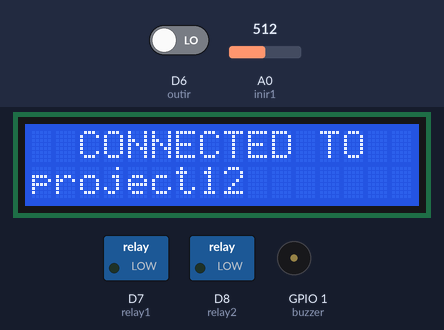
A sketch run on a simulated ESP8266 (NodeMCU). On the bench: 16×2 character LCD, switched loads named in the sketch (green lamp = pin HIGH), buzzer (waves = sounding, pin HIGH). The inputs (shaded band) are chosen by the test bench; at power-on: A0 (inir1) = 512, D6 (outir) LOW. WiFi joins after 1.5 s; servers stay silent unless stated; uploads are accepted with an empty reply; what the sketch prints to the serial monitor is not drawn.

Above: at 4.3 s.
At 12.3 s:
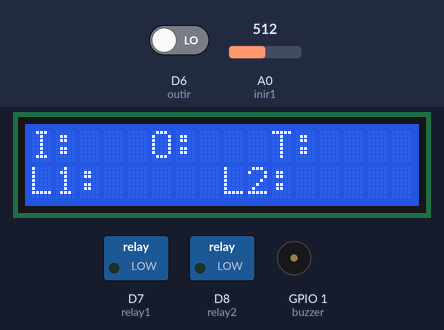
12.4 s: A0 (inir1) set to 541
14.8 s: A0 (inir1) set to 565
At 16.8 s:
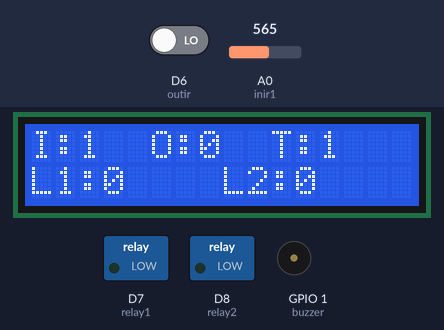
17.3 s: A0 (inir1) set to 540
At 19.1 s:
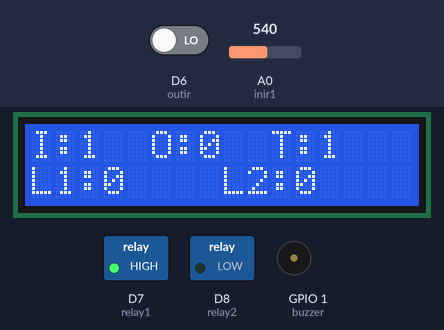
19.6 s: D6 (outir) driven HIGH
At 21.0 s:
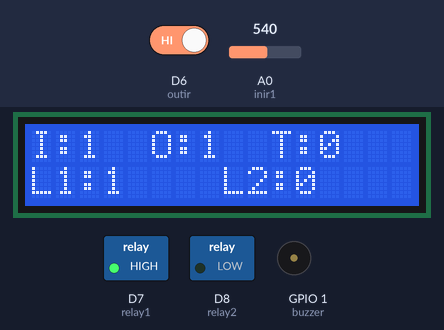
Timing chart, 0 to 22.6 s (numbered marks = the images above; inputs shaded):
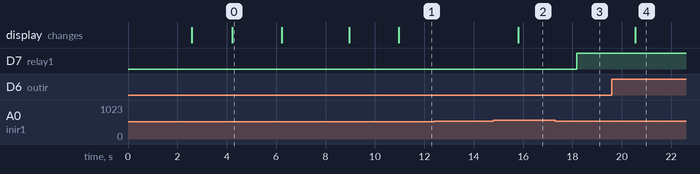

Measured:
- after the input at 12.4 s, every drawn part: stays the same
- after the input at 14.8 s, the display: changes after 1.0 s (image 2)
- after the input at 17.3 s, D7 (relay1): LOW → HIGH after 0.88 s
- after the input at 19.6 s, the display: changes after 0.95 s (image 4)
- what the display in image 0 shows lasts 2.0 s, from 4.2 s to 6.2 s

The sketch:

bi_directional_visitor_counter_bharath_iot.ino
```cpp
#include <ESP8266WiFi.h>
#include <ESP8266HTTPClient.h>
#include <String.h>
#include <LiquidCrystal.h>

// WiFi parameters to be configured
const char* ssid = "project12"; // Hoofdlettergevoelig
const char* password = "project123456"; // Hoofdlettergevoelig

String a = "http://sms.scubedigi.com/api.php?username=Mydreamacd&password=Mydre@m123&to=8897720828&from=MYDREM&message=";
String msg = "\0";
String r = "http://projectsiot.xyz/IoTProjects/Visitor/upload.php?a=";
String rs = "\0";

int inir = 0;
int L1 = 0;
int L2 = 0;
int L3 = 0;

int in=0,out=0,tot=0;

#define inir1 A0
#define outir D6
#define relay1 D7
#define relay2 D8
#define buzzer 1

LiquidCrystal lcd (D0,D1,D2,D3,D4,D5);


void lcdstring (unsigned int a, unsigned int b, String data);


void beep ()
{
  digitalWrite(buzzer, HIGH);
  delay(1000);
  digitalWrite(buzzer, LOW);
  delay(100);
}


void setup()
{
  // initialize serial for debugging
  Serial.begin(9600);


pinMode(buzzer,OUTPUT);
pinMode(relay1,OUTPUT);
pinMode(relay2,OUTPUT);
//pinMode(relay3,OUTPUT);
pinMode(inir1,INPUT);
pinMode(outir,INPUT);


  lcd.begin(16, 2);
  lcd.clear();
  lcdstring(0,0,"*** IOT BASED *** ");
  lcdstring(0,1,"VISITOR COUNTER    ");
  delay(2000);


Serial.print("Bezig met verbinden");
  WiFi.begin(ssid, password); // Connect to WiFi

  // while wifi not connected yet, print '.'
  // then after it connected, get out of the loop
  while (WiFi.status() != WL_CONNECTED) {
     delay(500);
     lcd.clear();
  lcdstring(0,0," CONNECTING  TO ");
  lcdstring(0,1,ssid);
  delay(200);
     Serial.print(".");
  }

  Serial.println("OK!");

  // Access Point (SSID).
  Serial.print("SSID: ");
  Serial.println(WiFi.SSID());

  // IP adres.
  Serial.print("IP: ");
  Serial.println(WiFi.localIP());
Serial.println("state---------------1");
  // Signaalsterkte.
  long rssi = WiFi.RSSI();
  Serial.print("Signaal sterkte (RSSI): ");
  Serial.print(rssi);
  Serial.println(" dBm");
  Serial.println("");
     lcd.clear();
  lcdstring(0,0,"  CONNECTED TO  ");
  lcdstring(0,1,ssid);
  delay(2000);

lcd.clear();
  lcdstring(0,0,"  SERVER INT.  ");
  lcdstring(0,1,"  PLEASE WAIT  ");
  delay(2000);
  Serial.print("A = "); Serial.println("http://projectsiot.xyz/IoTProjects/AirSoundPollution/pfupload.php?a=U&b=0");
if(WiFi.status()== WL_CONNECTED){ //Check WiFi connection status

    HTTPClient http; //Declare an object of class HTTPClient

  http.begin("http://projectsiot.xyz/IoTProjects/VisitorCounter/upload.php?a=U&b=0");

int httpCode = http.GET(); //Send the request
    if (httpCode > 0) { //Check the returning code
      String payload = http.getString(); //Get the request response payload
      Serial.println(payload); //Print the response payload
    }
    http.end(); //Close connection

delay(500);
}
/*
Serial.print(F("sending init message............"));
Serial.print("msg = "); Serial.println("http://sms.scubedigi.com/api.php?username=Mydreamacd&password=Mydre@m123&to=8897720828&from=MYDREM&message=KIT%20STARTED");
if(WiFi.status()== WL_CONNECTED){ //Check WiFi connection status

    HTTPClient http; //Declare an object of class HTTPClient

 http.begin("http://sms.scubedigi.com/api.php?username=Mydreamacd&password=Mydre@m123&to=8897720828&from=MYDREM&message=KIT%20STARTED");

int httpCode = http.GET(); //Send the request
    if (httpCode > 0) { //Check the returning code
      String payload = http.getString(); //Get the request response payload
      Serial.println(payload); //Print the response payload
    }
    http.end(); //Close connection

delay(500);
}
*/


lcd.clear();
  lcdstring(0,0,"  SERVER INT.  ");
  lcdstring(0,1,"      DONE      ");
  delay(2000);
//lcd.clear();
//Serial.println(F("PLEASE SHOW CARD "));

lcd.clear ();

  lcdstring(0,0,"I:");
  lcdstring(5,0,"O:");
  lcdstring(10,0,"T:");
  lcdstring(0,1,"L1:");
  lcdstring(8,1,"L2:");
//  lcdstring(12,1,"L3:");
delay(200);

}

void loop()
{


inir = analogRead(inir1);
delay(5);
Serial.print("inir value = "); Serial.println(inir);


if(tot > 5)
{
  L1 = 1;
  L2 = 1;
  L3 = 1;
  delay(100);
  digitalWrite(relay1,HIGH);
  delay(100);
  digitalWrite(relay2,HIGH);
  delay(100);
  //digitalWrite(relay3,HIGH);
  //delay(100);
}
else if(tot > 0)
{
  L1 = 1;
  L2 = 0;
  L3 = 0;
  delay(100);
  digitalWrite(relay1,HIGH);
  delay(100);
  digitalWrite(relay2,LOW);
  delay(100);
 // digitalWrite(relay3,LOW);
  //delay(100);
}
else
{
  L1 = 0;
  L2 = 0;
  L3 = 0;
  delay(100);
  digitalWrite(relay1,LOW);
  delay(100);
  digitalWrite(relay2,LOW);
  delay(100);
  //digitalWrite(relay3,LOW);
  //delay(100);
}

if(inir > 550)

//if (digitalRead(inir1)==HIGH)
{
  Serial.println("in count = "+String(in));
    in++;
    tot = in - out ;

     lcdstring(0,0,"I:"+String(in));
  lcdstring(5,0,"O:"+String(out));
  lcdstring(10,0,"T:"+String(tot));
  lcdstring(0,1,"L1:"+String(L1));
  lcdstring(8,1,"L2:"+String(L2));
  //lcdstring(12,1,"L3:"+String(L3));

      if (tot> 10)
    {
      beep ();
    }

    while(analogRead(inir1)>550);
}
else if(digitalRead(outir)==HIGH)
{

  Serial.println("out count = "+String(in));
    out++;

    tot = in - out ;

if (tot < 0 )
{
  tot = 0;
}

     lcdstring(0,0,"I:"+String(in));
  lcdstring(5,0,"O:"+String(out));
  lcdstring(10,0,"T:"+String(tot));
  lcdstring(0,1,"L1:"+String(L1));
  lcdstring(8,1,"L2:"+String(L2));
//  lcdstring(12,1,"L3:"+String(L3));

    while(digitalRead(outir)==HIGH);

}

rs = r + String(in) + "&b=" + String(out) + "&c=" + String(tot) ;

        Serial.println(rs);
        send2server ();

}// loop
  void send2server ()
{
Serial.print("rs = "); Serial.println(rs);
if(WiFi.status()== WL_CONNECTED){ //Check WiFi connection status

    HTTPClient http; //Declare an object of class HTTPClient
 http.begin(rs);

int httpCode = http.GET(); //Send the request
    if (httpCode > 0) { //Check the returning code
      String payload = http.getString(); //Get the request response payload
      Serial.println(payload); //Print the response payload
    }
    http.end(); //Close connection

delay(500);
}
}
 void sendsms ()
{
Serial.print("msg = "); Serial.println(msg);
if(WiFi.status()== WL_CONNECTED){ //Check WiFi connection status

    HTTPClient http; //Declare an object of class HTTPClient
 http.begin(msg);

int httpCode = http.GET(); //Send the request
    if (httpCode > 0) { //Check the returning code
      String payload = http.getString(); //Get the request response payload
      Serial.println(payload); //Print the response payload
    }
    http.end(); //Close connection

delay(500);
}
}

void lcdstring (unsigned int a, unsigned int b, String data)
{
  // lcd.clear();
  lcd.setCursor(a, b);
  lcd.print(data);
}
```
